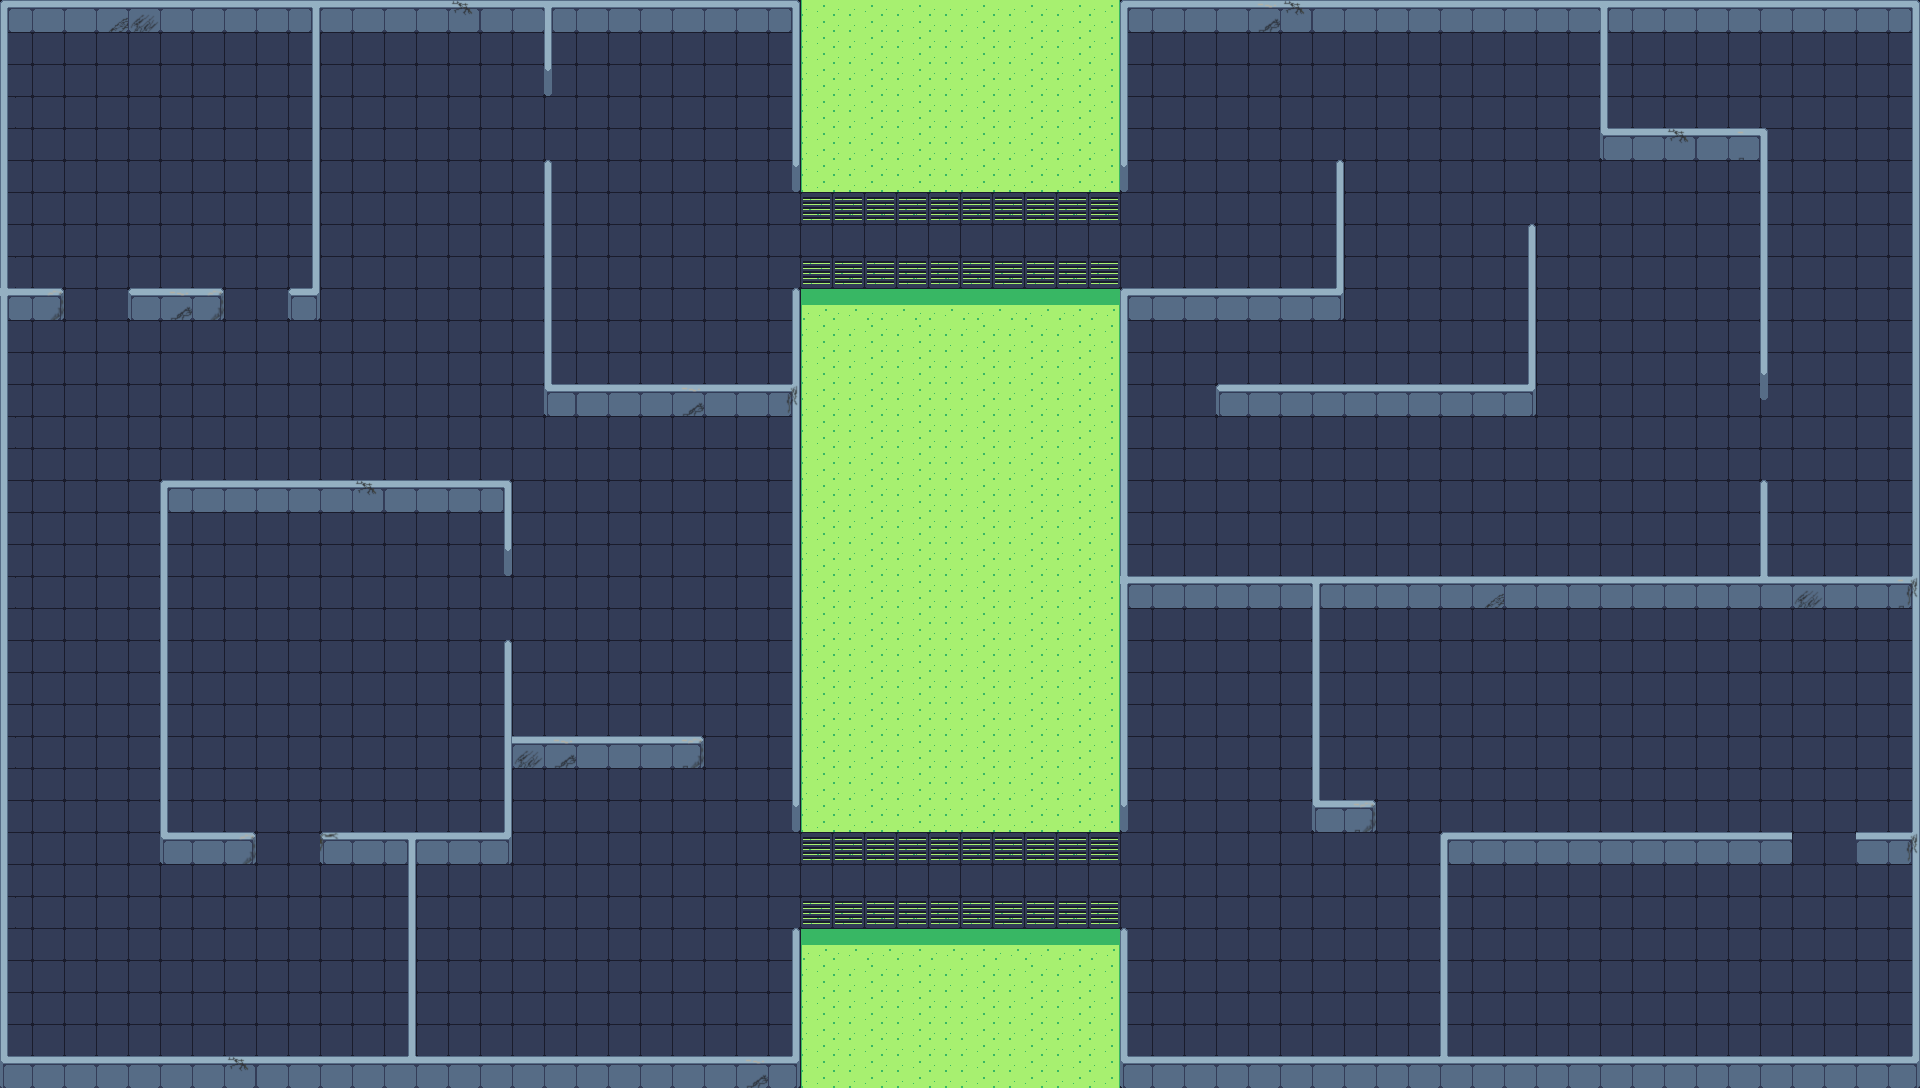

A 2D game scene composited from a Tiled map and its tileset images. What follows is a short description and the map's XML, with each tile layer's data collapsed to a summary:
An orthogonal 120x68 tile map with 16x16 px tiles, 2 tile layers (1Floor, 2Block) and 39 objects.

<map version="1.8" tiledversion="1.8.2" orientation="orthogonal" renderorder="right-down" width="120" height="68" tilewidth="16" tileheight="16" infinite="0" nextlayerid="5" nextobjectid="43">
 <tileset firstgid="1" source="map1.tsx" />
 <layer id="1" name="1Floor" width="120" height="68">
  <data>[8160 cells, 8160 non-empty, 32 distinct tile ids]</data>
 </layer>
 <layer id="2" name="2Block" width="120" height="68">
  <data>[8160 cells, 1188 non-empty, 105 distinct tile ids]</data>
 </layer>
 <objectgroup id="3" name="Col1">
  <object id="1" x="792" y="279.5" width="337.334" height="543" />
  <object id="2" x="793.333" y="2.66667" width="336" height="179.167" />
  <object id="3" x="792" y="923.5" width="336" height="157.833" />
  <object id="4" x="1602.67" y="132.083" width="160" height="20.4167" />
  <object id="5" x="1600.92" y="0" width="6.1667" height="152.667" />
  <object id="6" x="1759.92" y="131.834" width="8.08333" height="266.833" />
  <object id="7" x="1759.92" y="481.333" width="8.08333" height="104" />
  <object id="8" x="1128" y="579.394" width="790.667" height="19.9394" />
  <object id="9" x="1313.33" y="582.667" width="6" height="232" />
  <object id="10" x="1313.34" y="803.667" width="61.3333" height="20" />
  <object id="11" x="1442.67" y="835" width="357.136" height="19.8333" />
  <object id="13" x="1439.92" y="835.042" width="8.08333" height="240.958" />
  <object id="14" x="1124" y="1059.3" width="793.333" height="26.7917" />
  <object id="15" x="1850.05" y="835" width="65.9545" height="19.1667" />
  <object id="16" x="1910.67" y="-2.66667" width="6.66667" height="1076" />
  <object id="17" x="1124" y="1" width="793" height="23.5" />
  <object id="18" x="1125.5" y="289" width="217" height="24.1667" />
  <object id="19" x="1217.5" y="387.125" width="316" height="19.875" />
  <object id="20" x="1528" y="222" width="7.5" height="184.75" />
  <object id="21" x="2" y="1060" width="793" height="24.3333" />
  <object id="23" x="0" y="1.33333" width="8" height="1077.33" />
  <object id="24" x="7" y="3" width="789" height="21.1818" />
  <object id="25" x="311" y="13" width="9.5" height="294" />
  <object id="26" x="288.5" y="291.5" width="29.5" height="21.5" />
  <object id="27" x="128.5" y="291" width="95.5" height="23.25" />
  <object id="28" x="5" y="292" width="58" height="21.25" />
  <object id="29" x="544" y="14" width="8" height="80.3333" />
  <object id="30" x="545" y="161.667" width="7" height="246.788" />
  <object id="31" x="551" y="387.667" width="241" height="20.6667" />
  <object id="32" x="160.455" y="483.5" width="349.545" height="19.5" />
  <object id="34" x="504" y="483.818" width="8" height="89.9318" />
  <object id="35" x="160" y="497" width="7" height="353" />
  <object id="36" x="160" y="836.818" width="97" height="19.6364" />
  <object id="37" x="320.273" y="835" width="191.727" height="19.6667" />
  <object id="38" x="504.667" y="641" width="7" height="202" />
  <object id="39" x="510.667" y="739.818" width="192.333" height="20.7273" />
  <object id="40" x="408.455" y="851.5" width="6.71212" height="210" />
  <object id="42" x="1336.5" y="159.5" width="7.25" height="153.5" />
 </objectgroup>
 <objectgroup id="4" name="Col2">
  <object id="41" x="1792.25" y="835.125" width="64.5" height="19.25">
   <properties>
    <property name="CentX" type="float" value="1825" />
    <property name="CentY" type="float" value="848" />
   </properties>
  </object>
 </objectgroup>
</map>
